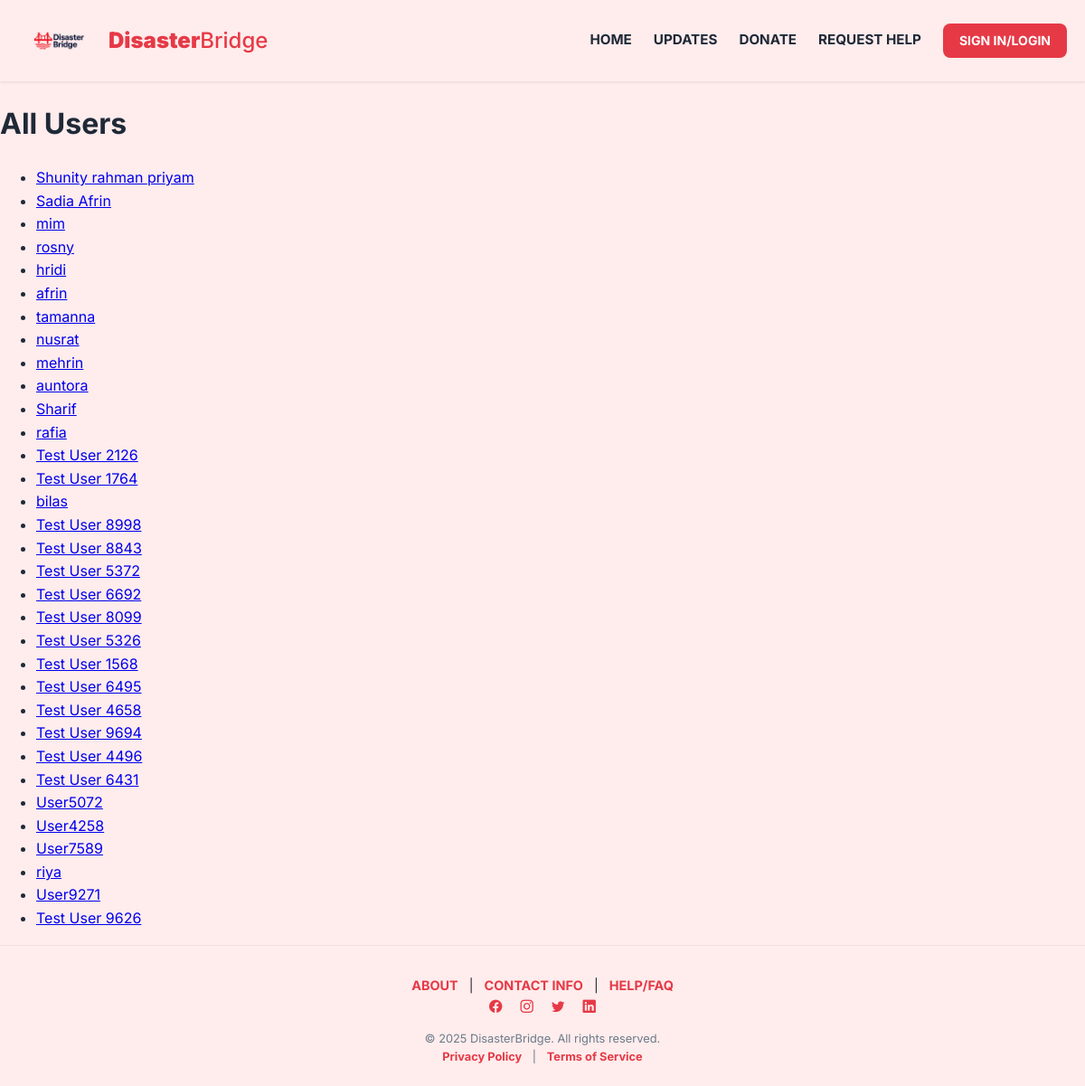
/users/, run on the app's committed database.
### core/models.py (models this page shows, shortened)
class User(AbstractBaseUser, PermissionsMixin):
    user_id = models.AutoField(primary_key=True)
    ROLE_CHOICES = [
        ("victim", "Victim"),
        ("volunteer", "Volunteer"),
        ("donor", "Donor"),
        ("admin", "Admin"),
    ]
    LANGUAGE_CHOICES = [
        ('en', 'English'),
        ('bn', 'Bangla'),
    ]
    email = models.EmailField(unique=True)
    phone_number = models.CharField(max_length=15, unique=True)
    name = models.CharField(max_length=100)
    role = models.CharField(max_length=20, choices=ROLE_CHOICES)
    language_preference = models.CharField(
        max_length=10,
        choices=LANGUAGE_CHOICES,
        default='en')
    verification_status = models.BooleanField(default=False)
    date_registered = models.DateTimeField(auto_now_add=True)
    is_active = models.BooleanField(default=True)
    is_staff = models.BooleanField(default=False)
    objects = UserManager()
    USERNAME_FIELD = "email"
    REQUIRED_FIELDS = ["phone_number", "name", "role"]

### core/views.py (the view)
# urls.py: path("users/", views.user_list, name="user_list"),
def user_list(request):
    users = User.objects.all()
    return render(request, "core/user_list.html", {"users": users})

### core/templates/core/user_list.html (shortened to what this page needs)
{% extends 'core/base.html' %}
{% load static %}
{% block content %}
<!DOCTYPE html>
<html lang="en">
<head>
</head>
<body>
    <h1>All Users</h1>
    <ul>
        {% for user in users %}
            <li>
                <a href="{% url 'user_detail' user.user_id %}">{{ user.name }}</a>
            </li>
        {% empty %}
            <li>No users found.</li>
        {% endfor %}
    </ul>
</body>
</html>
{% endblock %}

### core/templates/core/base.html (style rules this page uses)
:root { --db-accent-red: #e63946; --db-darker-red: #c0313d; --db-brighter-red-hover: #ff4d4d; --db-page-bg: #ffecec; --db-card-bg: white; --db-text-dark: #1f2937; --db-text-medium: #6c7a89; --db-box-shadow: 0 4px 10px rgba(0, 0, 0, 0.05); --db-border-radius: 8px; }
body { margin: 0; font-family: 'Inter', Arial, sans-serif; background: var(--db-page-bg); color: var(--db-text-dark); line-height: 1.6; min-height: 100vh; display: flex; flex-direction: column; }
h1, h2, h3, h4 { color: var(--db-text-dark); }

### data on the page
User: name "Shunity rahman priyam"
User: name "Sadia Afrin"
User: name "mim"
User: name "rosny"
User: name "hridi"
User: name "afrin"
User: name "tamanna"
User: name "nusrat"
User: name "mehrin"
User: name "auntora"
User: name "Sharif"
User: name "rafia"
User: name "Test User 2126"
User: name "Test User 1764"
User: name "bilas"
User: name "Test User 8998"
User: name "Test User 8843"
User: name "Test User 5372"
User: name "Test User 6692"
User: name "Test User 8099"
User: name "Test User 5326"
User: name "Test User 1568"
User: name "Test User 6495"
User: name "Test User 4658"
User: name "Test User 9694"
User: name "Test User 4496"
User: name "Test User 6431"
User: name "User5072"
User: name "User4258"
User: name "User7589"
User: name "riya"
User: name "User9271"
User: name "Test User 9626"
